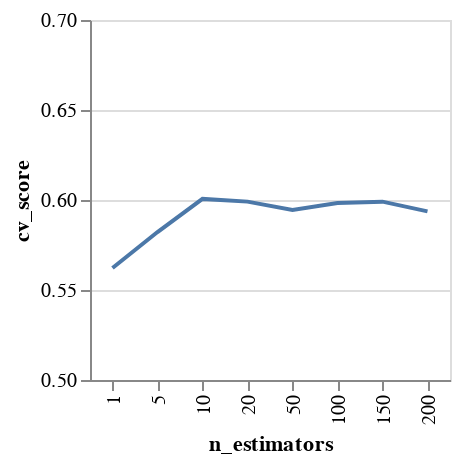

The notebook cell saved with this chart:
### Code cell
alt.Chart(cv_results_df).mark_line().encode(
    alt.X('n_estimators:O'),
    alt.Y('cv_score:Q', scale=alt.Scale(domain=[0.5, 0.7]))
).properties(
    width=180,
    height=180
).interactive()

### Figure 1 — Vega-Lite specification as saved in the notebook (floating-point values rounded to 4 significant figures)
{"config": {"view": {"continuousWidth": 400, "continuousHeight": 300}}, "data": {"name": "data-81868067a680808d26d35e77d5e0fb18"}, "mark": "line", "encoding": {"x": {"type": "ordinal", "field": "n_estimators"}, "y": {"type": "quantitative", "field": "cv_score", "scale": {"domain": [0.5, 0.7]}}}, "height": 180, "selection": {"selector003": {"type": "interval", "bind": "scales", "encodings": ["x", "y"]}}, "width": 180, "$schema": "https://vega.github.io/schema/vega-lite/v4.8.1.json", "datasets": {"data-81868067a680808d26d35e77d5e0fb18": [{"n_estimators": 1, "cv_score": 0.5622}, {"n_estimators": 5, "cv_score": 0.5822}, {"n_estimators": 10, "cv_score": 0.6006}, {"n_estimators": 20, "cv_score": 0.5991}, {"n_estimators": 50, "cv_score": 0.5945}, {"n_estimators": 100, "cv_score": 0.5983}, {"n_estimators": 150, "cv_score": 0.5991}, {"n_estimators": 200, "cv_score": 0.5937}]}}
